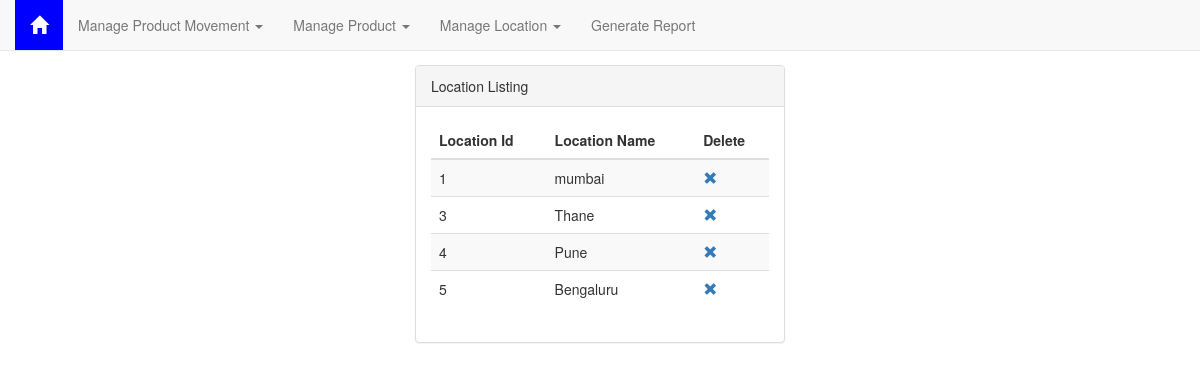
The page /location/view_location on the database its author committed.
### tables this page shows
CREATE TABLE Location (
  location_id INTEGER PRIMARY KEY AUTOINCREMENT,
  location_name TEXT
  );

### warehouse_management/location.py (the view)
@bp.route("/view_location", methods=["GET"])
def view_location():
    try:
        db = get_db()
        locations = db.execute("SELECT location_id, location_name FROM Location")
        return render_template("location/view_location.html", result=locations)
    except sqlite3.Error as error:
        print(error)
        return render_template("error_occured.html")

### warehouse_management/db.py (called while the page is built)
def get_db():
    if 'db' not in g:
        g.db = sqlite3.connect(
            current_app.config['DATABASE'],
            detect_types=sqlite3.PARSE_DECLTYPES
        )
        g.db.row_factory = sqlite3.Row
    return g.db

### warehouse_management/templates/location/view_location.html (shortened to what this page needs)
{% extends 'base.html' %}
{% block content %}
<div class="col-md-4"></div>
<div class="col-md-4 container">
    <div class="panel panel-default">
        <div class="panel-heading">
            Location Listing
        </div>
        <div class="panel-body">
            <div class="table-responsive">
                <table class="table table-striped">
                    <thead>
                        <tr>
                            <th>Location Id</th>
                            <th>Location Name</th>
                            <th>Delete</th>
                        </tr>
                    </thead>
                    <tbody>
                        {% for location in result %}
                        <tr>
                            <td>{{location.location_id}}</td>
                            <td>{{location.location_name}}</td>
                            <td><a href={{ "delete_location/"  + location.location_id  | string() }}> <span
                                        class="glyphicon glyphicon-remove"></span>
                                </a>
                        </tr>
                        {% endfor %}
                    </tbody>
                </table>
            </div>
        </div>
    </div>
</div>
{% endblock %}

### warehouse_management/static/css/base.css (style rules this page uses)
body { padding-top: 65px; }

### rows shown on the page
Location: location_id "1", location_name "mumbai"
Location: location_id "3", location_name "Thane"
Location: location_id "4", location_name "Pune"
Location: location_id "5", location_name "Bengaluru"
